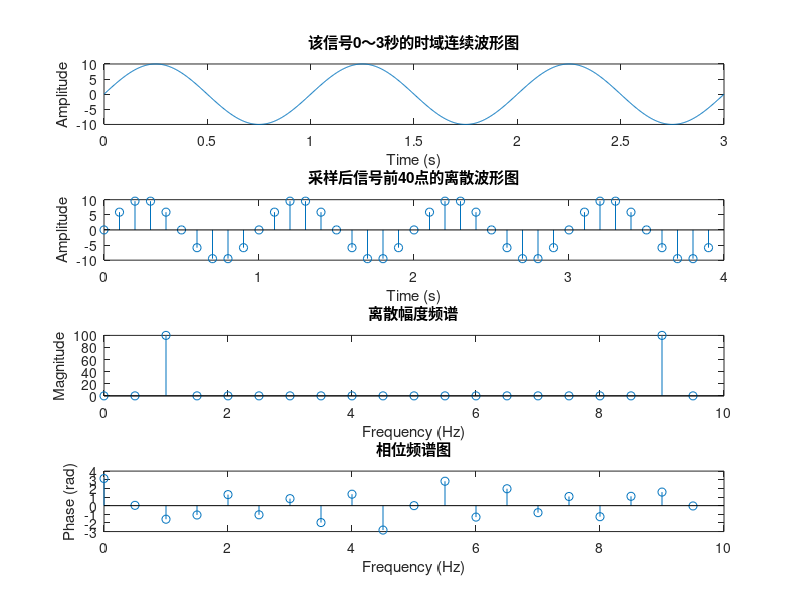

Here is the MATLAB script that generated this plot:
t = linspace(0, 3, 1000);
x = 10*sin(2*pi*t);
figure(141)
subplot(4,1,1);
plot(t, x);
title('该信号0～3秒的时域连续波形图');
xlabel('Time (s)');
ylabel('Amplitude');
% 采样后的离散波形图
fs = 10;
n = 0:39;
xn = 10*sin(2*pi*n/fs);
subplot(4,1,2);
stem(n/fs, xn);
title('采样后信号前40点的离散波形图');
xlabel('Time (s)');
ylabel('Amplitude');
% 离散幅度频谱和相位频谱图
X = fft(xn, 20);
magX = abs(X);
phaseX = angle(X);
f = (0:19)/20*fs;
subplot(4,1,3);
stem(f, magX);
title('离散幅度频谱');
xlabel('Frequency (Hz)');
ylabel('Magnitude');
subplot(4,1,4);
stem(f, phaseX);
title('相位频谱图');
xlabel('Frequency (Hz)');
ylabel('Phase (rad)');
